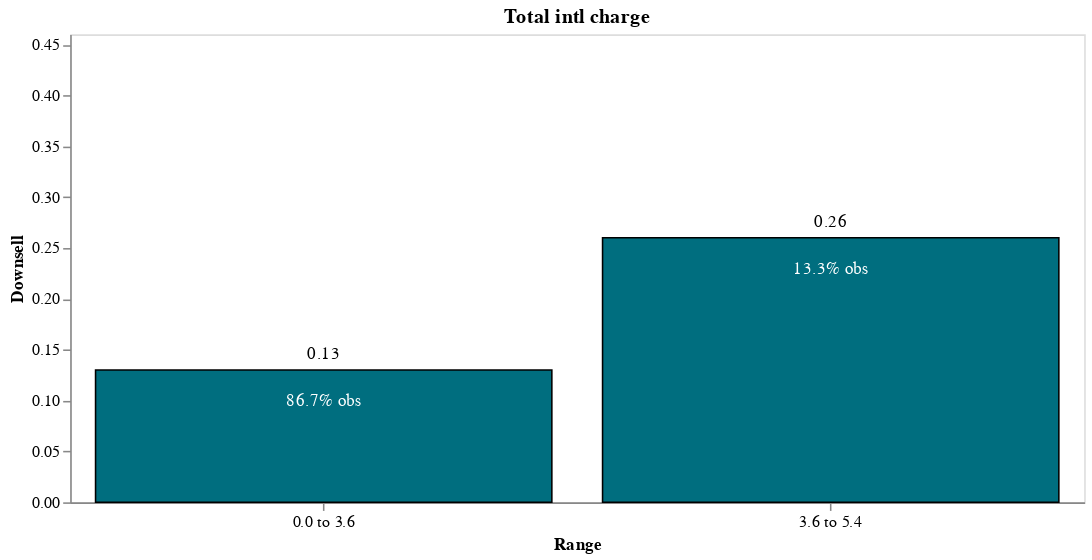

Notebook code for this chart:
### Code cell
# Step 6.1 : Bi variate using Dtree 

Resultdf1,model = DtreeCreator(Source,'Total intl charge','Churn',1)
Resultdf1
PlotDtreeGraph2(Resultdf1)

### Figure 1 — Vega-Lite specification as saved in the notebook (floating-point values rounded to 4 significant figures)
{"config": {"view": {"continuousWidth": 300, "continuousHeight": 300}, "axis": {"grid": false}}, "layer": [{"mark": {"type": "bar", "color": "#006E7F", "stroke": "black"}, "encoding": {"tooltip": [{"field": "Range", "type": "nominal"}, {"field": "Pred", "type": "quantitative"}, {"field": "Counts", "type": "quantitative"}], "x": {"axis": {"labelAngle": 0}, "field": "Range", "sort": {"field": "yield", "order": "descending"}, "type": "nominal"}, "y": {"field": "Pred", "title": "Downsell", "type": "quantitative"}}}, {"mark": {"type": "text", "align": "center", "baseline": "bottom", "dy": -5}, "encoding": {"text": {"field": "Pred", "type": "quantitative"}, "tooltip": [{"field": "Range", "type": "nominal"}, {"field": "Pred", "type": "quantitative"}, {"field": "Counts", "type": "quantitative"}], "x": {"axis": {"labelAngle": 0}, "field": "Range", "sort": {"field": "yield", "order": "descending"}, "type": "nominal"}, "y": {"field": "Pred", "title": "Downsell", "type": "quantitative"}}}, {"mark": {"type": "text", "align": "center", "baseline": "bottom", "color": "#FFFFFF", "dy": 25}, "encoding": {"text": {"field": "Counts%", "type": "nominal"}, "tooltip": [{"field": "Range", "type": "nominal"}, {"field": "Pred", "type": "quantitative"}, {"field": "Counts", "type": "quantitative"}], "x": {"axis": {"labelAngle": 0}, "field": "Range", "sort": {"field": "yield", "order": "descending"}, "type": "nominal"}, "y": {"field": "Pred", "title": "Downsell", "type": "quantitative"}}}], "data": {"name": "data-a1a855d7113e918aba90696022d2e4ff"}, "encoding": {"y": {"field": "Pred", "scale": {"domain": [0, 0.46]}, "type": "quantitative"}}, "height": 300, "title": "Total intl charge ", "width": 650, "$schema": "https://vega.github.io/schema/vega-lite/v5.15.1.json", "datasets": {"data-a1a855d7113e918aba90696022d2e4ff": [{"Pred": 0.13, "VariableName": "Total intl charge", "X_min": 0.0, "X_max": 3.56, "Counts": 2312, "Counts%": "86.7% obs", "Range": "0.0 to 3.6"}, {"Pred": 0.26, "VariableName": "Total intl charge", "X_min": 3.59, "X_max": 5.4, "Counts": 354, "Counts%": "13.3% obs", "Range": "3.6 to 5.4"}]}}
